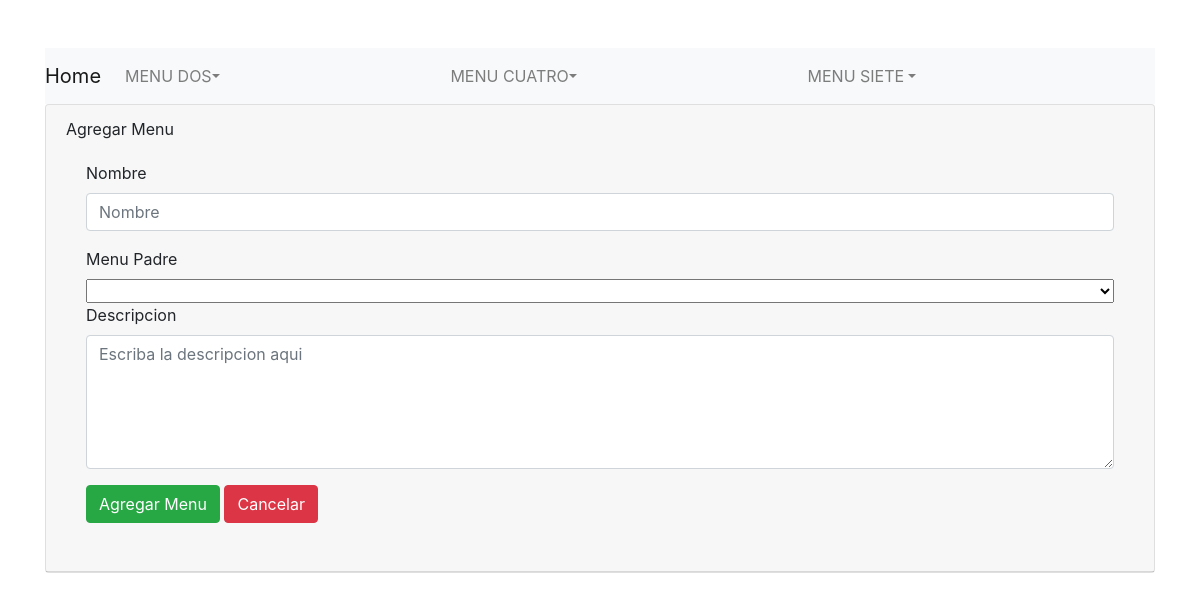
Screenshot of /?controller=menus&action=crear with the database file from the repository.
### tables this page shows
CREATE TABLE `menu` (
  `id` int(11) unsigned NOT NULL AUTO_INCREMENT,
  `name` varchar(100) DEFAULT NULL,
  `description` varchar(200) DEFAULT NULL,
  `father_id` int(11) DEFAULT NULL,
  PRIMARY KEY (`id`)
);

### index.php (called while the page is built, shortened)
<?php
    include_once('./views/menus/menu.php');
    require_once('views/template.php');

### models/menu.php (called while the page is built, shortened)
<?php
    class menu{
        public function __construct($id = null, $name = null, $description = null, $father_id = null, $name2 = null) {
            $this->id = $id;
            $this->name = $name;
        }
        public static function nullMenus() {
            $listMenu = [];
            $conexion = db::crearInstance();
            $sql = $conexion->query("SELECT id, name, father_id, description FROM menu WHERE father_id IS NULL");
            foreach($sql->fetchAll() as $menu){
                $listMenu[] = new menu($menu['id'], $menu['name'], $menu['father_id'], $menu['description']);
            }
            return $listMenu;
        }
        public static function subMenus($id) {
            $listMenu = [];
            $conexion = db::crearInstance();
            $sql = $conexion->query("SELECT id, name, father_id, description FROM menu WHERE father_id = $id");
            foreach($sql->fetchAll() as $menu){
                $listMenu[] = new menu($menu['id'], $menu['name'], $menu['father_id'], $menu['description']);
            }
            return $listMenu;
        }
        public static function checkSubMenus($id) {
            $conexion = db::crearInstance();
            $sql = $conexion->prepare("SELECT id, name FROM menu WHERE father_id = ?");
            $sql->execute(array($id));
            $result =  $sql->fetch();
            return ((bool)$result['id']);
        }
    }

### controllers/viewsController.php (called while the page is built, shortened)
<?php
    include_once('./models/menu.php');
    class Views{
        static function redirect($page, $menu='', $existentes = null) {
            $menus = $menu;
            include_once("./views/menus/$page.php");
        }
    }

### controllers/menusController.php (called while the page is built, shortened)
<?php
    include_once('./models/menu.php');
    class menusController{
        public function crear(){
            $menus = menu::menusExistentes();
            Views::redirect('crear', $menus);
        }
    }

### router.php (called while the page is built, shortened)
<?php
    $action = strtolower($action);
    $controllers = new $objController();
    $controllers->$action();

### views/menus/crear.php (the view, shortened to what this page needs)
<div class="card">
    <div class="card-header">
        Agregar Menu
    <div class="card-body">
        <form action="" method="post" id="menuform">
            <div class="form-group">
                <label for="">Nombre</label>
                <input type="text"
                class="form-control" required name="name" id="name" aria-describedby="helpId"  placeholder="Nombre" required>
            </div>
            <div class="form-group">
                <label for="">Menu Padre</label>
                <select class="col-12" name="father_id" class="form-control">
                    <option value=""  id="NULL"></option>
                    <?php
                        if($menus){
                            foreach ($menus as $menu) {
                            ?>
                            <option value="<?= $menu->id ?>">
                            </option>
                    <?php } } ?>
                </select>
                <div class="form-group">
                <label for="">Descripcion</label>
                <textarea type="text" required class="form-control" rows="5" name="description" id="description" placeholder="Escriba la descripcion aqui"></textarea>
            </div>
            <button name="btn-crear" id="btn-crear" class="btn btn-success" type="submit">Agregar Menu</button>
            <a href="?controller=menu&action=inicio" class="btn btn-danger">Cancelar</a>
        </form>
    </div>
</div>

### views/menus/menu.php (shortened to what this page needs)
<?php
    include_once('./models/menu.php');
?>
<div class="container mx-auto mt-5">
    <nav class="navbar navbar-expand-lg navbar-nav navbar-light bg-light">
        <a class="navbar-brand" href="?controller=menu&action=inicio">Home</a>
        <?php
            $menus = menu::nullMenus();
                        foreach ($menus as $menu){
                            echo ("<div class='collapse navbar-collapse'>
                            <ul class='navbar-nav'>
                            <li class='nav-item dropdown'>");
                                $submenus = menu::subMenus($menu->id);
                            if(!$submenus){
                            echo ("<a class='nav-link dropdown-toggle' href='?controller=menus&action=general&menu='". $menu->name . "' id='".$menu->id."'>".
                                $menu->name.
                            "</a>");
                            }else{
                                echo ("<a class='nav-link dropdown-toggle dropdown-toggle-split' href='#'  data-toggle='dropdown'>".
                                    $menu->name.
                                "</a>");
                            }
                            submenus($menu);
                            echo("</li> </ul> </div>");
                    }
                function submenus($menu){
                    $submenus = menu::subMenus($menu->id);
                    if($submenus){
                        foreach ($submenus as $submenu){
                            if(menu::checkSubMenus($submenu->id)){
                                submenus($submenu);
                            }
                        }
                    }
                }
        ?>
    </nav>
</div>

### rows the page displays
menu: name "MENU DOS"
menu: name "MENU CUATRO"
menu: name "MENU SIETE"
